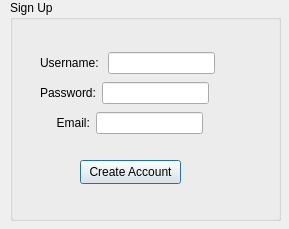
<?xml version="1.0" encoding="UTF-8"?>
<ui version="4.0">
 <class>Fereastra_SignUp</class>
 <widget class="QDialog" name="Fereastra_SignUp">
  <property name="geometry">
   <rect>
    <x>0</x>
    <y>0</y>
    <width>289</width>
    <height>229</height>
   </rect>
  </property>
  <property name="windowTitle">
   <string>Dialog</string>
  </property>
  <widget class="QGroupBox" name="groupBox">
   <property name="geometry">
    <rect>
     <x>10</x>
     <y>0</y>
     <width>271</width>
     <height>221</height>
    </rect>
   </property>
   <property name="title">
    <string>Sign Up</string>
   </property>
   <widget class="QPushButton" name="pushButton">
    <property name="geometry">
     <rect>
      <x>70</x>
      <y>160</y>
      <width>101</width>
      <height>24</height>
     </rect>
    </property>
    <property name="text">
     <string>Create Account</string>
    </property>
   </widget>
   <widget class="QWidget" name="">
    <property name="geometry">
     <rect>
      <x>30</x>
      <y>50</y>
      <width>175</width>
      <height>26</height>
     </rect>
    </property>
    <layout class="QHBoxLayout" name="horizontalLayout">
     <item>
      <widget class="QLabel" name="label">
       <property name="text">
        <string>Username: </string>
       </property>
      </widget>
     </item>
     <item>
      <widget class="QLineEdit" name="lineEdit_2"/>
     </item>
    </layout>
   </widget>
   <widget class="QWidget" name="">
    <property name="geometry">
     <rect>
      <x>30</x>
      <y>80</y>
      <width>169</width>
      <height>26</height>
     </rect>
    </property>
    <layout class="QHBoxLayout" name="horizontalLayout_2">
     <item>
      <widget class="QLabel" name="label_2">
       <property name="text">
        <string>Password:</string>
       </property>
      </widget>
     </item>
     <item>
      <widget class="QLineEdit" name="lineEdit_3">
       <property name="echoMode">
        <enum>QLineEdit::Password</enum>
       </property>
      </widget>
     </item>
    </layout>
   </widget>
   <widget class="QWidget" name="">
    <property name="geometry">
     <rect>
      <x>30</x>
      <y>110</y>
      <width>163</width>
      <height>26</height>
     </rect>
    </property>
    <layout class="QHBoxLayout" name="horizontalLayout_3">
     <item>
      <widget class="QLabel" name="label_3">
       <property name="text">
        <string>     Email:</string>
       </property>
      </widget>
     </item>
     <item>
      <widget class="QLineEdit" name="lineEdit_4"/>
     </item>
    </layout>
   </widget>
  </widget>
 </widget>
 <resources/>
 <connections/>
</ui>
